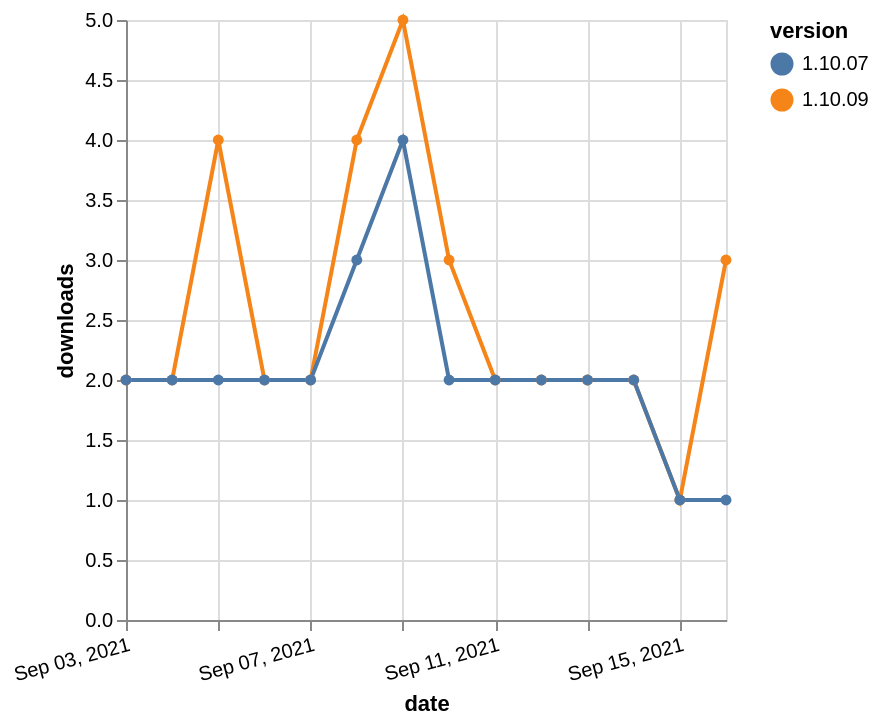

Specify this chart in Vega-Lite:
### Vega-Lite specification from a JSON file in a GitHub repository (floating-point values rounded to 4 significant figures)
{"$schema": "https://vega.github.io/schema/vega-lite/v5.json", "description": "A simple bar chart with embedded data.", "data": {"values": [{"date": "2021-09-03", "total": 2388, "delta": 2, "version": "1.10.09"}, {"date": "2021-09-04", "total": 2390, "delta": 2, "version": "1.10.09"}, {"date": "2021-09-05", "total": 2394, "delta": 4, "version": "1.10.09"}, {"date": "2021-09-06", "total": 2396, "delta": 2, "version": "1.10.09"}, {"date": "2021-09-07", "total": 2398, "delta": 2, "version": "1.10.09"}, {"date": "2021-09-08", "total": 2402, "delta": 4, "version": "1.10.09"}, {"date": "2021-09-09", "total": 2407, "delta": 5, "version": "1.10.09"}, {"date": "2021-09-10", "total": 2410, "delta": 3, "version": "1.10.09"}, {"date": "2021-09-11", "total": 2412, "delta": 2, "version": "1.10.09"}, {"date": "2021-09-12", "total": 2414, "delta": 2, "version": "1.10.09"}, {"date": "2021-09-13", "total": 2416, "delta": 2, "version": "1.10.09"}, {"date": "2021-09-14", "total": 2418, "delta": 2, "version": "1.10.09"}, {"date": "2021-09-15", "total": 2419, "delta": 1, "version": "1.10.09"}, {"date": "2021-09-16", "total": 2422, "delta": 3, "version": "1.10.09"}, {"date": "2021-09-03", "total": 2423, "delta": 2, "version": "1.10.07"}, {"date": "2021-09-04", "total": 2425, "delta": 2, "version": "1.10.07"}, {"date": "2021-09-05", "total": 2427, "delta": 2, "version": "1.10.07"}, {"date": "2021-09-06", "total": 2429, "delta": 2, "version": "1.10.07"}, {"date": "2021-09-07", "total": 2431, "delta": 2, "version": "1.10.07"}, {"date": "2021-09-08", "total": 2434, "delta": 3, "version": "1.10.07"}, {"date": "2021-09-09", "total": 2438, "delta": 4, "version": "1.10.07"}, {"date": "2021-09-10", "total": 2440, "delta": 2, "version": "1.10.07"}, {"date": "2021-09-11", "total": 2442, "delta": 2, "version": "1.10.07"}, {"date": "2021-09-12", "total": 2444, "delta": 2, "version": "1.10.07"}, {"date": "2021-09-13", "total": 2446, "delta": 2, "version": "1.10.07"}, {"date": "2021-09-14", "total": 2448, "delta": 2, "version": "1.10.07"}, {"date": "2021-09-15", "total": 2449, "delta": 1, "version": "1.10.07"}, {"date": "2021-09-16", "total": 2450, "delta": 1, "version": "1.10.07"}]}, "width": "container", "mark": {"type": "line", "point": {"filled": true}}, "encoding": {"x": {"field": "date", "type": "temporal", "timeUnit": "yearmonthdate", "title": "date", "axis": {"labelAngle": -15}}, "y": {"field": "delta", "type": "quantitative", "title": "downloads"}, "color": {"field": "version", "type": "nominal"}, "tooltip": {"field": "delta"}}}
